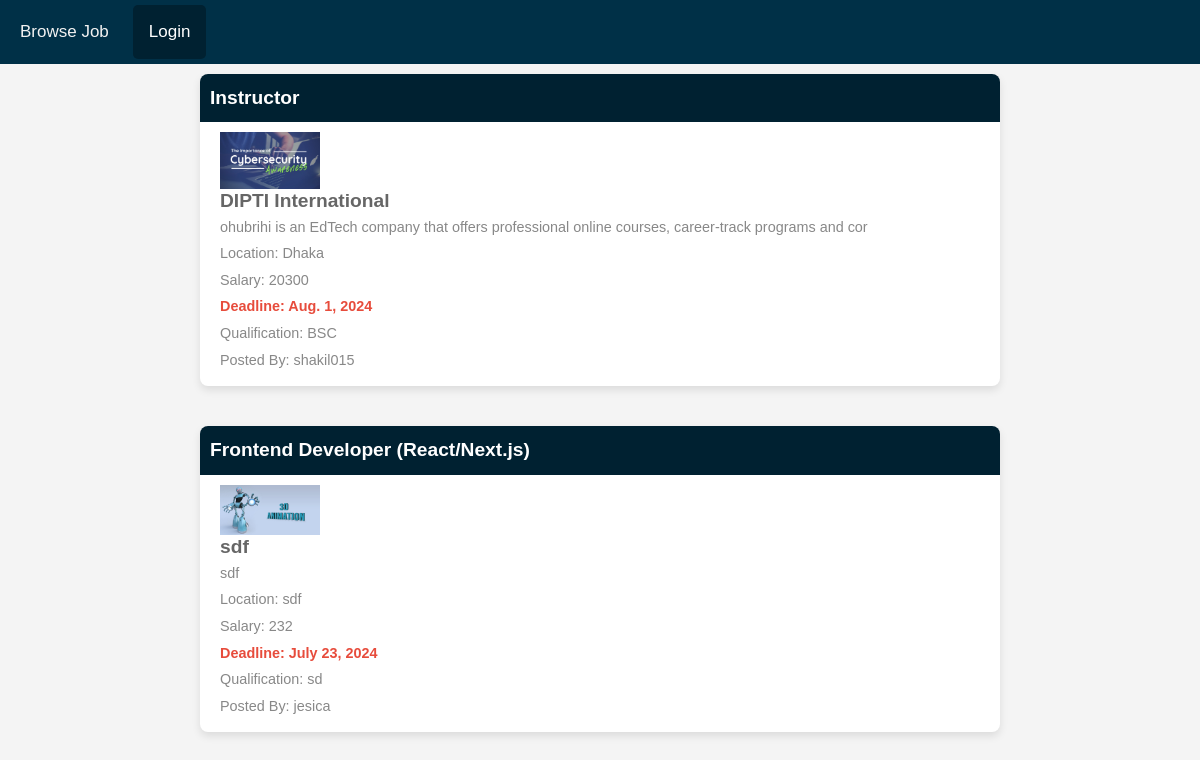
The page / on the database its author committed.
### jobPortalApp/models.py (models this page shows, shortened)
class JobModel(models.Model):
    CreatedBy = models.ForeignKey(PortalUserModel, on_delete=models.CASCADE, related_name='job_models', null=True)
    job_title = models.CharField(max_length=100, null=True)
    company_description = models.CharField(max_length=100, null=True)
    company_logo = models.ImageField(upload_to='media/jobmodel', null=True)
    company_name = models.CharField(max_length=100, null=True)
    company_location = models.CharField(max_length=100, null=True)
    qualification =models.CharField(max_length=100, null=True)
    salary =models.CharField(max_length=100, null=True)
    deadline =models.DateField(null=True)

class PortalUserModel(AbstractUser):
    USERTYPE = [
        ('Recruiter','Recruiter'),
        ('JobSeeker','JobSeeker'),
    ]
    UserType = models.CharField(choices=USERTYPE, max_length = 50, null=True)
    City = models.CharField(max_length=50, null=True)
    GENDER=[
        ('Male','Male'),
        ('Female','Female'),
    ]
    Gender= models.CharField(choices=USERTYPE,max_length=50, null=True)
    ProfilePicture = models.ImageField(upload_to='media/profile',null=True)

### jobPortalApp/views.py (the view)
# urls.py: path('',browsejob,name="browsejob"),
def browsejob(request):
    data = JobModel.objects.all()
    current_user= request.user
    jobdata = []
    if current_user.is_authenticated:
        userdata = get_object_or_404(PortalUserModel, username=current_user)
        for job in data:
            applied = jobApplyModel.objects.filter(job=job, applicant=userdata).exists()
            jobdata.append({
                'job':job,
                'applied':applied,
            })
    elif current_user.is_anonymous:
       for job in data:
            jobdata.append({
                'job':job,
                'applied':'False',
            })
    context = {
        'jobdata':jobdata
    }
    return render(request,'browsejob.html',context)

### jobPortalApp/templates/browsejob.html (shortened to what this page needs)
{% extends 'master/master.html' %}
{% block content %}
<!DOCTYPE html>
<html lang="en">
<head>
    <link rel="stylesheet"
        href="https://cdnjs.cloudflare.com/ajax/libs/bootstrap-icons/1.11.3/font/bootstrap-icons.min.css"
 />
</head>
<body>
    <div class="container">
        {% for i in jobdata %}
        <div class="job-card">
            <div class="job-header">
                {{ i.job.job_title }}
            </div>
            <div class="job-content">
                <img src="{{ i.job.company_logo.url }}" alt="">
                <h3 class="company-name">{{ i.job.company_name }}</h3>
                <p class="address">{{i.job.company_description}}</p>
                <p class="address">Location: {{ i.job.company_location }}</p>
                <p class="salary">Salary: {{ i.job.salary }}</p>
                <p class="deadline">Deadline: {{ i.job.deadline }}</p>
                <p class="experience">Qualification: {{ i.job.qualification }}</p>
                <p class="posted">Posted By: {{ i.job.CreatedBy}}</p>
            </div>
        </div>
        {% endfor %}
    </div>
</body>
</html>
{% endblock content %}

### jobPortalApp/templates/master/master.html (shortened to what this page needs)
<!DOCTYPE html>
<html lang="en">
<head>
    <link rel="stylesheet" href="https://cdnjs.cloudflare.com/ajax/libs/bootstrap/5.3.0/css/bootstrap.min.css" />
</head>
<body>
    {% include 'master/navbar.html' %}
    {% block content %}
    {% endblock content %}
</body>
</html>

### jobPortalApp/templates/master/navbar.html
<div class="topnav">
  <a href="{% url 'browsejob' %}">Browse Job</a>
  {% if user.is_authenticated %}
  {% if user.UserType == 'Recruiter' %}
  <a href="{% url 'addjob' %}">Add Job</a>
  {% else %}
  <a href="">Applied Job</a>
  {% endif %}
  <a href="{% url 'profilepage' %}">Profile</a>
  <a class="active" href="{% url 'logoutpage' %}">Logout</a>
  {% else %}
  <a class="active" href="{% url 'signinPage' %}">Login</a>
  {% endif %}
</div>

### jobPortalApp/templates/master/master.html (style rules this page uses)
body { margin: 0; font-family: Arial, Helvetica, sans-serif; }
.topnav { overflow: hidden; background-color: #003047; }
.topnav a { float: left; display: block; color: #f2f2f2; text-align: center; padding: 14px 16px; margin: 5px 4px; text-decoration: none; font-size: 17px; border-radius: 5px; }
.topnav a.active { background-color: #002131; color: white; }

### jobPortalApp/templates/browsejob.html (style rules this page uses)
body { font-family: Arial, sans-serif; justify-content: center; align-items: center; background-color: #f4f4f4; }
.container { display: flex; flex-wrap: wrap; justify-content: center; gap: 20px; }
.job-card { background-color: #fff; border-radius: 8px; box-shadow: 0 4px 8px rgba(0, 0, 0, 0.1); width: 800px; margin: 10px; text-align: left; display: flex; flex-direction: column; justify-content: space-between; padding-bottom: 10px; }
.job-header { font-size: 1.2em; margin-bottom: 10px; font-weight: bold; color: #fff; background-color: #002131; padding: 10px; border-radius: 8px 8px 0 0; }
.job-content { flex-grow: 1; padding: 0px 20px; }
.job-content img { width: 100px; height: auto; }
.company-name { font-size: 1.2em; margin-bottom: 5px; font-weight: bold; color: #666; }
.address, .salary, .deadline, .posted, .experience { font-size: 0.9em; margin-bottom: 5px; color: #888; }
.deadline { font-size: 0.9em; font-weight: bold; color: #e74c3c; }

### rows shown on the page
JobModel: job.job_title "Instructor", job.company_logo (picture), job.company_name "DIPTI International", job.company_description "ohubrihi is an EdTech company that offers professional online courses, career-track programs and cor", job.company_location "Dhaka", job.salary "20300", job.deadline "Aug. 1, 2024", job.qualification "BSC", job.CreatedBy "shakil015"
JobModel: job.job_title "Frontend Developer (React/Next.js)", job.company_logo (picture), job.company_name "sdf", job.company_description "sdf", job.company_location "sdf", job.salary "232", job.deadline "July 23, 2024", job.qualification "sd", job.CreatedBy "jesica"
